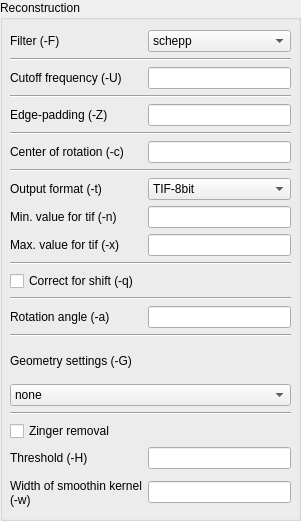
   <widget class="QGroupBox" name="groupBox_4">
    <property name="geometry">
     <rect>
      <x>940</x>
      <y>30</y>
      <width>301</width>
      <height>521</height>
     </rect>
    </property>
    <property name="title">
     <string>Reconstruction</string>
    </property>
    <widget class="QWidget" name="gridLayoutWidget_7">
     <property name="geometry">
      <rect>
       <x>10</x>
       <y>30</y>
       <width>281</width>
       <height>480</height>
      </rect>
     </property>
     <layout class="QGridLayout" name="gridLayout_7">
      <item row="18" column="0" colspan="2">
       <widget class="QComboBox" name="geometry">
        <property name="toolTip">
         <string>If 'none', then the flag is not set at all.</string>
        </property>
        <item>
         <property name="text">
          <string>none</string>
         </property>
        </item>
        <item>
         <property name="text">
          <string>sampling from 0-&gt;pi</string>
         </property>
        </item>
        <item>
         <property name="text">
          <string>angles in angles.txt</string>
         </property>
        </item>
        <item>
         <property name="text">
          <string>sampling from 0-&gt;2pi</string>
         </property>
        </item>
       </widget>
      </item>
      <item row="21" column="0">
       <widget class="QLabel" name="label_40">
        <property name="text">
         <string>Threshold (-H)</string>
        </property>
       </widget>
      </item>
      <item row="5" column="1">
       <widget class="QLineEdit" name="edgepadding"/>
      </item>
      <item row="5" column="0">
       <widget class="QLabel" name="label_38">
        <property name="text">
         <string>Edge-padding (-Z)</string>
        </property>
       </widget>
      </item>
      <item row="9" column="0">
       <widget class="QLabel" name="label_23">
        <property name="text">
         <string>Output format (-t)</string>
        </property>
       </widget>
      </item>
      <item row="0" column="1">
       <widget class="QComboBox" name="filter">
        <property name="toolTip">
         <string>If 'none', then the flag is not set at all.</string>
        </property>
        <item>
         <property name="text">
          <string>schepp</string>
         </property>
        </item>
        <item>
         <property name="text">
          <string>hanning</string>
         </property>
        </item>
        <item>
         <property name="text">
          <string>hamming</string>
         </property>
        </item>
        <item>
         <property name="text">
          <string>ramlak</string>
         </property>
        </item>
        <item>
         <property name="text">
          <string>parzen</string>
         </property>
        </item>
        <item>
         <property name="text">
          <string>lanczos</string>
         </property>
        </item>
        <item>
         <property name="text">
          <string>dpc</string>
         </property>
        </item>
        <item>
         <property name="text">
          <string>none</string>
         </property>
        </item>
       </widget>
      </item>
      <item row="16" column="0" colspan="2">
       <widget class="Line" name="line_16">
        <property name="orientation">
         <enum>Qt::Horizontal</enum>
        </property>
       </widget>
      </item>
      <item row="12" column="0" colspan="2">
       <widget class="Line" name="line_13">
        <property name="orientation">
         <enum>Qt::Horizontal</enum>
        </property>
       </widget>
      </item>
      <item row="15" column="1">
       <widget class="QLineEdit" name="rotationangle"/>
      </item>
      <item row="1" column="0" colspan="2">
       <widget class="Line" name="line_7">
        <property name="orientation">
         <enum>Qt::Horizontal</enum>
        </property>
       </widget>
      </item>
      <item row="7" column="1">
       <widget class="QLineEdit" name="centerofrotation"/>
      </item>
      <item row="0" column="0">
       <widget class="QLabel" name="label_17">
        <property name="text">
         <string>Filter (-F)</string>
        </property>
       </widget>
      </item>
      <item row="3" column="0">
       <widget class="QLabel" name="label_37">
        <property name="text">
         <string>Cutoff frequency (-U) </string>
        </property>
       </widget>
      </item>
      <item row="9" column="1">
       <widget class="QComboBox" name="outputtype">
        <property name="toolTip">
         <string>If 'none', then the flag is not set at all.</string>
        </property>
        <item>
         <property name="text">
          <string>TIF-8bit</string>
         </property>
        </item>
        <item>
         <property name="text">
          <string>DMP</string>
         </property>
        </item>
        <item>
         <property name="text">
          <string>DMP+HDF5</string>
         </property>
        </item>
        <item>
         <property name="text">
          <string>TIF-16bit</string>
         </property>
        </item>
        <item>
         <property name="text">
          <string>none</string>
         </property>
        </item>
       </widget>
      </item>
      <item row="17" column="0">
       <widget class="QLabel" name="label_32">
        <property name="text">
         <string>Geometry settings (-G)</string>
        </property>
       </widget>
      </item>
      <item row="7" column="0">
       <widget class="QLabel" name="label_39">
        <property name="text">
         <string>Center of rotation (-c)</string>
        </property>
       </widget>
      </item>
      <item row="8" column="0" colspan="2">
       <widget class="Line" name="line_10">
        <property name="orientation">
         <enum>Qt::Horizontal</enum>
        </property>
       </widget>
      </item>
      <item row="20" column="0">
       <widget class="QCheckBox" name="zingeron">
        <property name="text">
         <string>Zinger removal</string>
        </property>
       </widget>
      </item>
      <item row="3" column="1">
       <widget class="QLineEdit" name="cutofffrequency"/>
      </item>
      <item row="13" column="0">
       <widget class="QCheckBox" name="shiftcorrection">
        <property name="text">
         <string>Correct for shift (-q)</string>
        </property>
       </widget>
      </item>
      <item row="15" column="0">
       <widget class="QLabel" name="label_31">
        <property name="text">
         <string>Rotation angle (-a)</string>
        </property>
       </widget>
      </item>
      <item row="14" column="0" colspan="2">
       <widget class="Line" name="line_14">
        <property name="orientation">
         <enum>Qt::Horizontal</enum>
        </property>
       </widget>
      </item>
      <item row="4" column="0" colspan="2">
       <widget class="Line" name="line_9">
        <property name="orientation">
         <enum>Qt::Horizontal</enum>
        </property>
       </widget>
      </item>
      <item row="19" column="0" colspan="2">
       <widget class="Line" name="line_21">
        <property name="orientation">
         <enum>Qt::Horizontal</enum>
        </property>
       </widget>
      </item>
      <item row="6" column="0" colspan="2">
       <widget class="Line" name="line_11">
        <property name="orientation">
         <enum>Qt::Horizontal</enum>
        </property>
       </widget>
      </item>
      <item row="22" column="0">
       <widget class="QLabel" name="label_41">
        <property name="minimumSize">
         <size>
          <width>0</width>
          <height>35</height>
         </size>
        </property>
        <property name="text">
         <string>Width of smoothin kernel (-w)</string>
        </property>
        <property name="wordWrap">
         <bool>true</bool>
        </property>
       </widget>
      </item>
      <item row="21" column="1">
       <widget class="QLineEdit" name="zinger_thresh"/>
      </item>
      <item row="22" column="1">
       <widget class="QLineEdit" name="zinger_width"/>
      </item>
      <item row="10" column="0">
       <widget class="QLabel" name="label_35">
        <property name="text">
         <string>Min. value for tif (-n)</string>
        </property>
       </widget>
      </item>
      <item row="10" column="1">
       <widget class="QLineEdit" name="tifmin"/>
      </item>
      <item row="11" column="0">
       <widget class="QLabel" name="label_42">
        <property name="text">
         <string>Max. value for tif (-x)</string>
        </property>
       </widget>
      </item>
      <item row="11" column="1">
       <widget class="QLineEdit" name="tifmax"/>
      </item>
     </layout>
    </widget>
   </widget>
